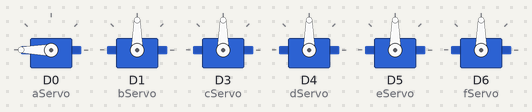
A sketch run on a simulated ESP8266 (NodeMCU). On the bench: 6 × servo.

Above: at 0.0 s.
At 2.0 s:
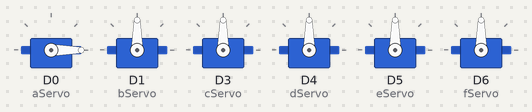
At 4.0 s:
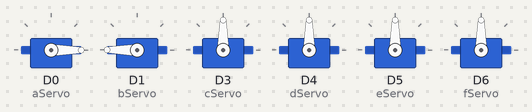
At 10.0 s:
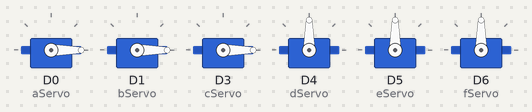
At 16.0 s:
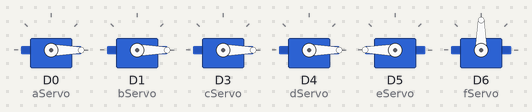
At 22.0 s:
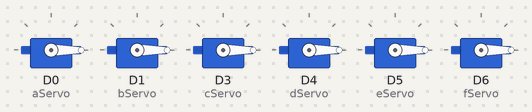
Timing chart, 0 to 23.5 s (numbered marks = the images above):
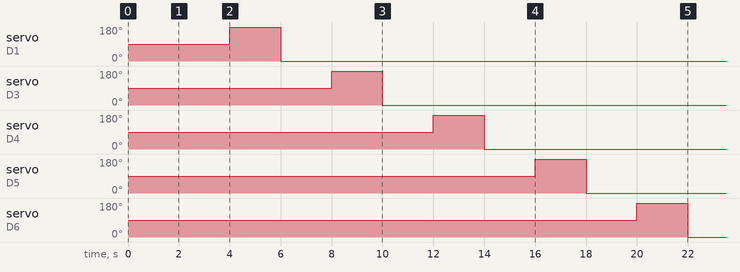

The sketch:

6_servo_controlling_using_MIT_AI___bluetooth_module.ino
```cpp
#include<Servo.h>
//The six servos we'll include in our sketch will be named as a, b, c, d, e and f
//Serial command will be sent in the format "x:angle." -> here x is the name of the
//servo motor (a, b, c, d, e or f) and x angle is the angle of the servo (0 <= angle <=180)

Servo aServo;
Servo bServo;
Servo cServo;
Servo dServo;
Servo eServo;
Servo fServo;


void setup() {
  Serial.begin(9600);
  aServo.attach(D0, 500, 2400);
  bServo.attach(D1, 500, 2400);
  cServo.attach(D3, 500, 2400);
  dServo.attach(D4, 500, 2400);
  eServo.attach(D5, 500, 2400);
  fServo.attach(D6, 500, 2400);

aServo.write(180);
delay(2000);
aServo.write(0);
delay(2000);

bServo.write(180);
delay(2000);
bServo.write(0);
delay(2000);

cServo.write(180);
delay(2000);
cServo.write(0);
delay(2000);

dServo.write(180);
delay(2000);
dServo.write(0);
delay(2000);

eServo.write(180);
delay(2000);
eServo.write(0);
delay(2000);

fServo.write(180);
delay(2000);
fServo.write(0);
delay(2000);


}
String command;
char servoIndex;
String servoAngle;
byte angleValue ;

void loop() {
  if(Serial.available())
  {
    command = Serial.readStringUntil('.');
    servoIndex = command[0];
    servoAngle = command.substring(2, command.length());
    angleValue = servoAngle.toInt();

    switch(servoIndex)
    {
      case 'a':
      {
      aServo.write(angleValue);
      } break;


      case 'b':
      {
      bServo.write(angleValue);
      } break;


      case 'c':
      {
      cServo.write(angleValue);
      } break;


      case 'd':
      {
      dServo.write(angleValue);
      } break;

      case 'e':
      {
      eServo.write(angleValue);
      } break ;


      case 'f':
      {
      fServo.write(angleValue);
      } break;

      default:
      break;
    }
    delay(10);
  }

}
```
